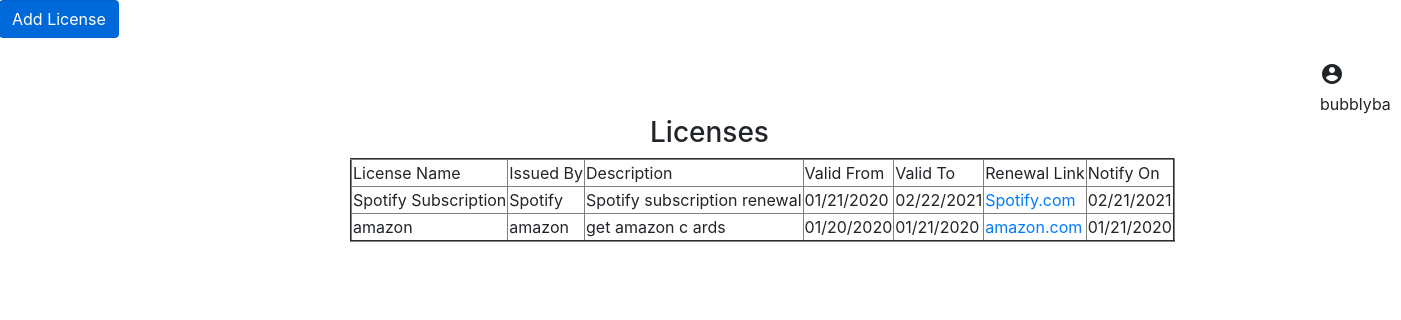
The page /dashboard/ (signed in) on the database its author committed.
### main.py (models this page shows, shortened)
class license(db.Model):
    id = db.Column("id", db.Integer, primary_key=True)
    document_name = db.Column("document_name", db.String(50))
    issued_by = db.Column("issued_by", db.String(50))
    description = db.Column("description", db.String(50))
    valid_from = db.Column("valid_from", db.String(50))
    valid_to = db.Column("valid_to", db.String(50))
    renewal_link = db.Column("renewal_link", db.String(50))
    notify_on = db.Column("notify_on", db.String(50))
    user_id = db.Column("user_id", db.Integer, db.ForeignKey('users.user_id'))

### main.py (the view)
@app.route('/dashboard/')
def dashboard_form():
    username = session.get('username')
    if username is None:
        error = "User not authenticated"
        return render_template('error.html', error=error)
    user_id = session.get('user_id')
    if user_id is None:
        error = "User not authenticated"
        return render_template('error.html', error=error)
    sqliteConnection = sqlite3.connect('users.sqlite3')
    cursor = sqliteConnection.cursor()
    cursor.execute("SELECT * FROM license WHERE user_id= ?",
                   (user_id,))
    found = cursor.fetchall()
    length = len(found)
    print(username)
    return render_template('dashboard.html',username=username, found=found,length=length)

### templates/dashboard.html (shortened to what this page needs)
<!DOCTYPE html>
<html lang="en">
<head>
</head>
<link rel="stylesheet" href="https://stackpath.bootstrapcdn.com/bootstrap/4.3.1/css/bootstrap.min.css">
<link rel="stylesheet" href="https://cdnjs.cloudflare.com/ajax/libs/font-awesome/4.7.0/css/font-awesome.min.css">
<body>
<form method="POST">
<div class="input-group mb-4">
    <button class="btn btn-primary" type="submit">Add License</button>
</div>
</form>
<div class="prof" style="margin-left: 1320px;">
<div>
    <span class="material-icons">
    </span><span>{{username}}</span></div>
    </div>
<h3 style="margin-left: 650px;">Licenses</h3>
<table style="margin-left:350px;"border="2">
    <tbody>
<tr>
      <td>License Name</td>
      <td>Issued By</td>
      <td>Description</td>
      <td>Valid From</td>
      <td>Valid To</td>
      <td>Renewal Link</td>
      <td>Notify On</td>
</tr>
{%for i in range(0, length)%}
<tr>
      <td>{{found[i][1]}}</td>
      <td>{{found[i][2]}}</td>
      <td>{{found[i][3]}}</td>
      <td>{{found[i][4]}}</td>
      <td>{{found[i][5]}}</td>
      <td><a href="{{found[i][6]}}">{{found[i][6]}}</a></td>
      <td>{{found[i][7]}}</td>
</tr>
    {%endfor%}
</tbody>
</table>
</body>
</html>

### rows shown on the page
license: document_name "Spotify Subscription", issued_by "Spotify", description "Spotify subscription renewal", valid_from "01/21/2020", valid_to "02/22/2021", renewal_link "Spotify.com", notify_on "02/21/2021"
license: document_name "amazon", issued_by "amazon", description "get amazon c ards", valid_from "01/20/2020", valid_to "01/21/2020", renewal_link "amazon.com", notify_on "01/21/2020"

### other values the page prints
{{ username }} "bubblyba"
